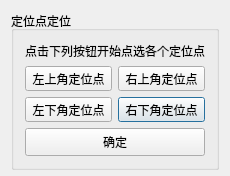
<?xml version="1.0" encoding="UTF-8"?>
<ui version="4.0">
 <class>AnchorDlg</class>
 <widget class="QDialog" name="AnchorDlg">
  <property name="enabled">
   <bool>true</bool>
  </property>
  <property name="geometry">
   <rect>
    <x>0</x>
    <y>0</y>
    <width>218</width>
    <height>157</height>
   </rect>
  </property>
  <property name="sizePolicy">
   <sizepolicy hsizetype="Preferred" vsizetype="Maximum">
    <horstretch>0</horstretch>
    <verstretch>0</verstretch>
   </sizepolicy>
  </property>
  <property name="windowTitle">
   <string>定位点定位</string>
  </property>
  <layout class="QGridLayout" name="mainGridLayout">
   <property name="bottomMargin">
    <number>6</number>
   </property>
   <item row="0" column="0">
    <widget class="QGroupBox" name="anchorGroupBox">
     <property name="enabled">
      <bool>true</bool>
     </property>
     <property name="baseSize">
      <size>
       <width>0</width>
       <height>0</height>
      </size>
     </property>
     <property name="autoFillBackground">
      <bool>false</bool>
     </property>
     <property name="title">
      <string>定位点定位</string>
     </property>
     <property name="flat">
      <bool>false</bool>
     </property>
     <property name="checkable">
      <bool>false</bool>
     </property>
     <layout class="QGridLayout" name="groupGridLayout">
      <item row="1" column="0">
       <layout class="QGridLayout" name="btnGridLayout">
        <item row="1" column="1">
         <widget class="QPushButton" name="anchorRBBtn">
          <property name="minimumSize">
           <size>
            <width>0</width>
            <height>25</height>
           </size>
          </property>
          <property name="text">
           <string>右下角定位点</string>
          </property>
         </widget>
        </item>
        <item row="0" column="0">
         <widget class="QPushButton" name="anchorLTBtn">
          <property name="minimumSize">
           <size>
            <width>0</width>
            <height>25</height>
           </size>
          </property>
          <property name="text">
           <string>左上角定位点</string>
          </property>
         </widget>
        </item>
        <item row="0" column="1">
         <widget class="QPushButton" name="anchorRTBtn">
          <property name="minimumSize">
           <size>
            <width>0</width>
            <height>25</height>
           </size>
          </property>
          <property name="text">
           <string>右上角定位点</string>
          </property>
         </widget>
        </item>
        <item row="1" column="0">
         <widget class="QPushButton" name="anchorLBBtn">
          <property name="minimumSize">
           <size>
            <width>0</width>
            <height>25</height>
           </size>
          </property>
          <property name="text">
           <string>左下角定位点</string>
          </property>
         </widget>
        </item>
       </layout>
      </item>
      <item row="0" column="0">
       <widget class="QLabel" name="label">
        <property name="text">
         <string>点击下列按钮开始点选各个定位点</string>
        </property>
       </widget>
      </item>
      <item row="2" column="0">
       <widget class="QPushButton" name="confirmBtn">
        <property name="minimumSize">
         <size>
          <width>0</width>
          <height>28</height>
         </size>
        </property>
        <property name="text">
         <string>确定</string>
        </property>
       </widget>
      </item>
     </layout>
    </widget>
   </item>
  </layout>
 </widget>
 <layoutdefault spacing="6" margin="11"/>
 <tabstops>
  <tabstop>anchorLTBtn</tabstop>
  <tabstop>anchorRTBtn</tabstop>
  <tabstop>anchorLBBtn</tabstop>
  <tabstop>anchorRBBtn</tabstop>
  <tabstop>confirmBtn</tabstop>
 </tabstops>
 <resources/>
 <connections/>
</ui>
